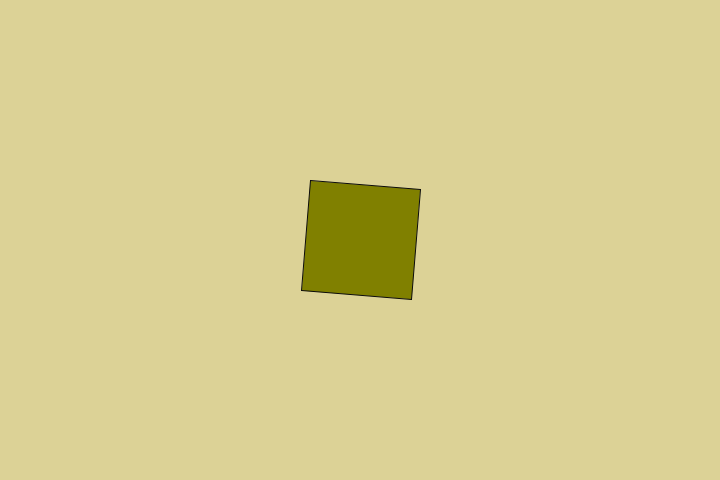
Frame 1 (no input)
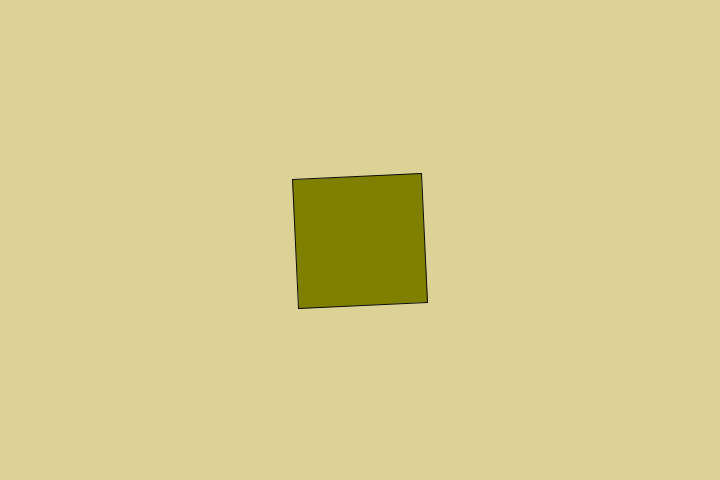
Frame 60 (the mouse pressed at the canvas centre just before this capture)
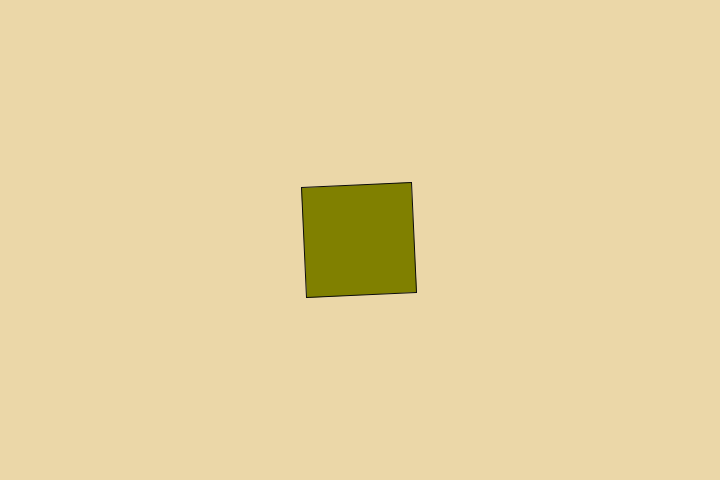
Frame 120 (the mouse held since frame 60 and released just before this capture)

The Processing sketch that drew these frames (run headless with seeded random() and noise(); from frame 60 on, the mouse is pressed at the canvas centre):

// Processing sketch: pat15c
// ── pat15c.pde
float angle = 1; // Global variable to control animation
float angle2 = 1.5;

void setup() {
  size(720, 480);
}

void draw() {

  rectMode(CENTER);
  int randomValue = (int (random(4)));

  if (randomValue <= 1) {
    background(235, 215, 168);
  } else 
  {
    noFill();
    background(220, 210, 150);
    stroke(100);
  }

  //square green
  pushMatrix();
  float squareSize = (100 + sin(angle) * (int (random(50)))) / 1; // Vary the size of the square
  drawSquare(1, 0, squareSize, color(128, 128, 0), 1); 
  popMatrix();

/*
  //circle upper   
  pushMatrix();
  rectMode(CENTER);
  float circleX = width/2 + sin(angle) * 50; // Vary the x-coordinate of the circle
  float circleY = (height/2) * 1/4; 
  drawCircle(circleX, circleY, 100, color(255, 113, 52), 1); 
  popMatrix();

  //circle lower  
  pushMatrix();
  float circleX2 = width/2 + sin(angle * -1) * 50; 
  float circleY2 = (height/2) * 7/4;
  drawCircle(circleX2, circleY2, 100, color(255, 113, 52), 1); 
  popMatrix();
*/
/*
  //triangle left
  float triangleY = height/2 + sin(angle) * 50; 
  // Vary the y-coordinate of the triangle
  drawTriangle(width*3/4 - 50, triangleY + 50, width*3/4 + 50, triangleY + 50, width*3/4, triangleY - 50, color(255, 219, 88), (int (random(0.1, 50)))); // Blue triangle

  //triangle right
  float triangleY1 = height/2 + sin(angle) * -50; 
  // Vary the y-coordinate of the triangle
  drawTriangle(width*1/4 - 50, triangleY1 + 50, width*1/4 + 50, triangleY1 + 50, width*1/4, triangleY1 -50, color(255, 219, 88), (int (random(50)))); // Blue triangle
*/
  angle += 0.11;

}


void drawCircle(float x, float y, float diameter, color fillColor, int strokeC) {
  fill(fillColor);
  stroke(10);
  strokeWeight(strokeC);
  ellipse(x, y, diameter, diameter);
}

void drawSquare(float x, float y, float sideLength, color fillColor, int strokeS) {
  fill(fillColor);
  stroke(10);
  pushMatrix();
  translate(width/2, height/2);
  strokeWeight(strokeS);
  rectMode(CENTER);
  rotate(radians(angle2*3));

  rect(x, y, sideLength, sideLength);
  angle2+=2.5;
  popMatrix();
}

void drawTriangle(float x1, float y1, float x2, float y2, float x3, float y3, color fillColor, int strokeT) {
  fill(fillColor);
  stroke(10);
  strokeWeight(strokeT);
  triangle(x1, y1, x2, y2, x3, y3);
}
